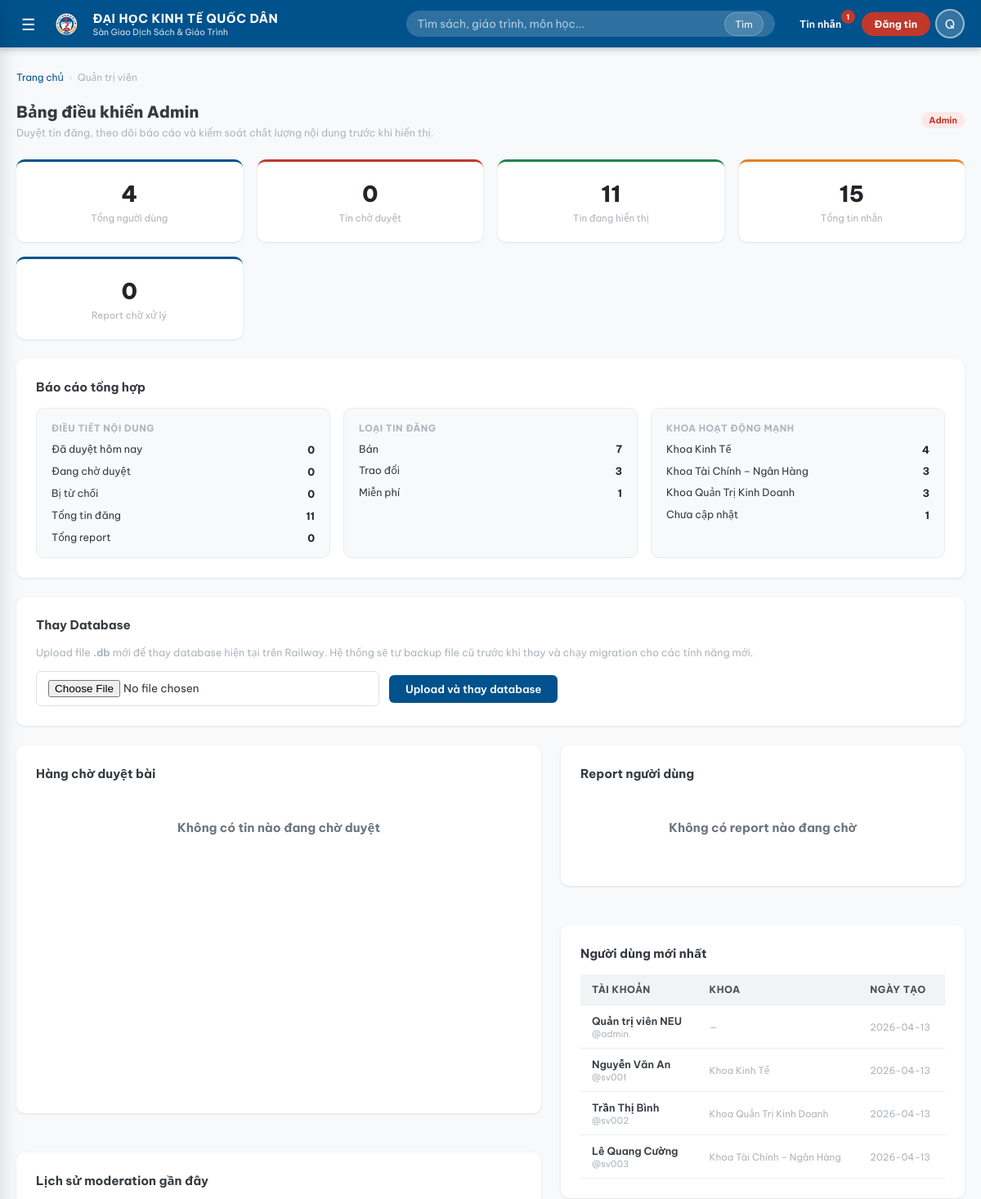
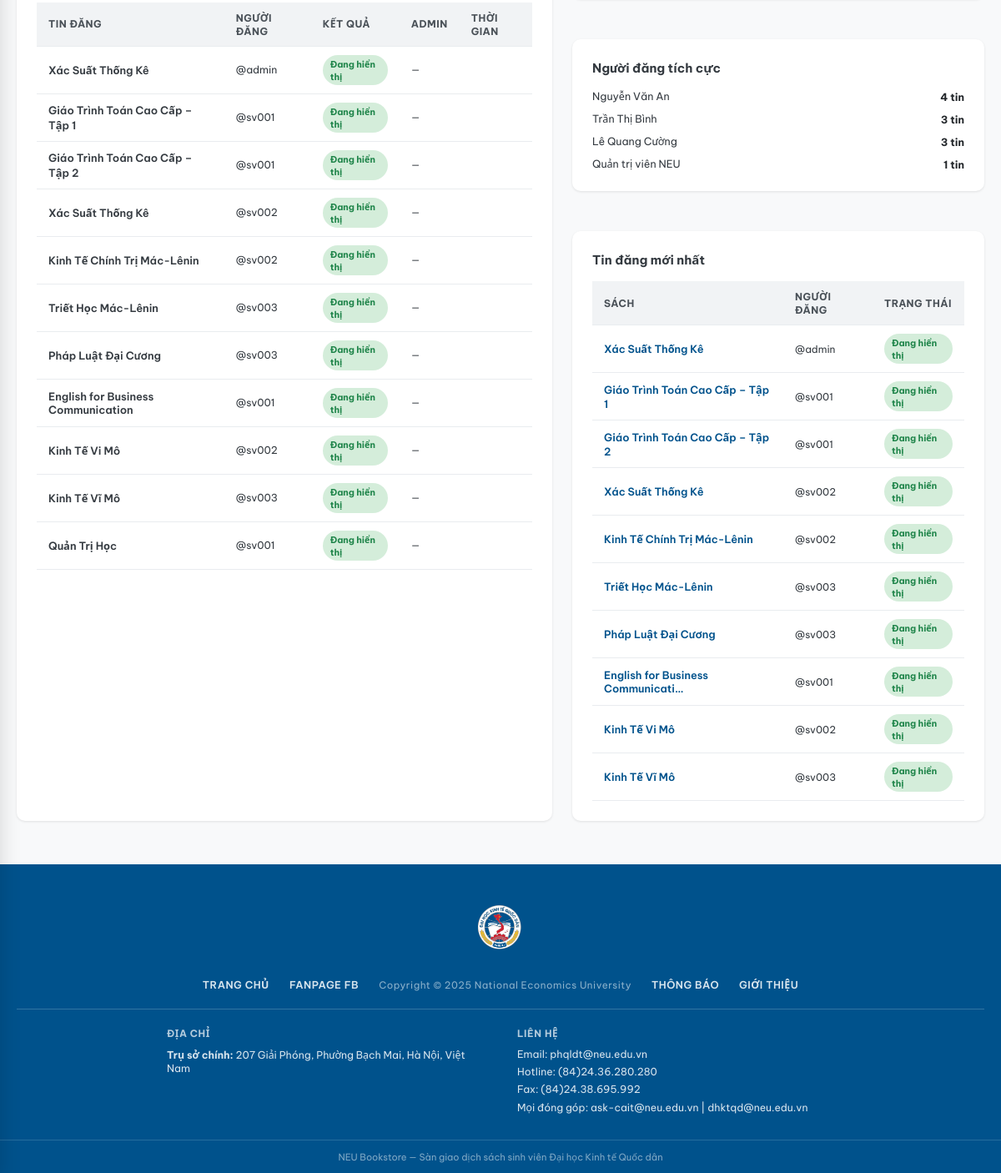
Page /admin (signed in) on the earlier database version (2 pictures, top to bottom).
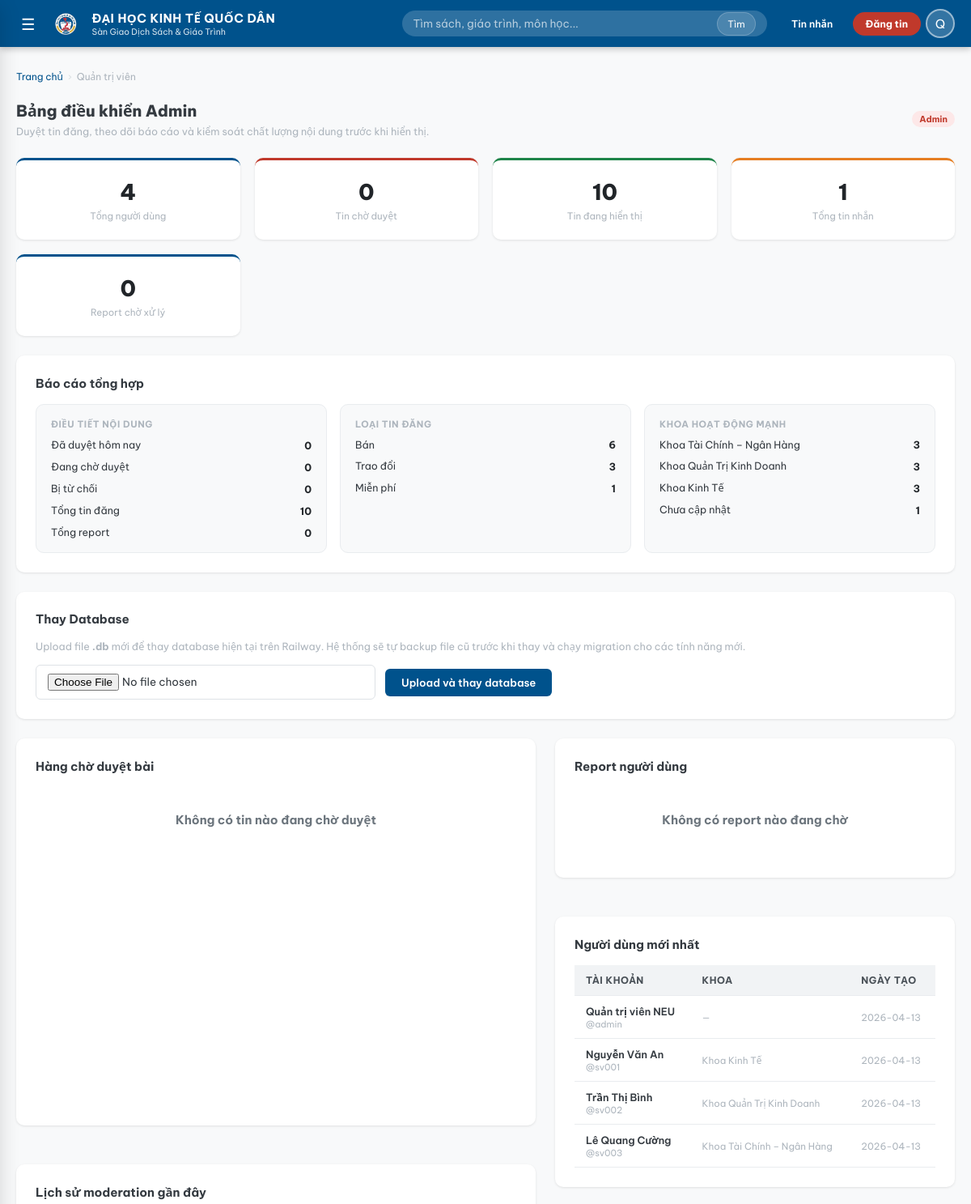
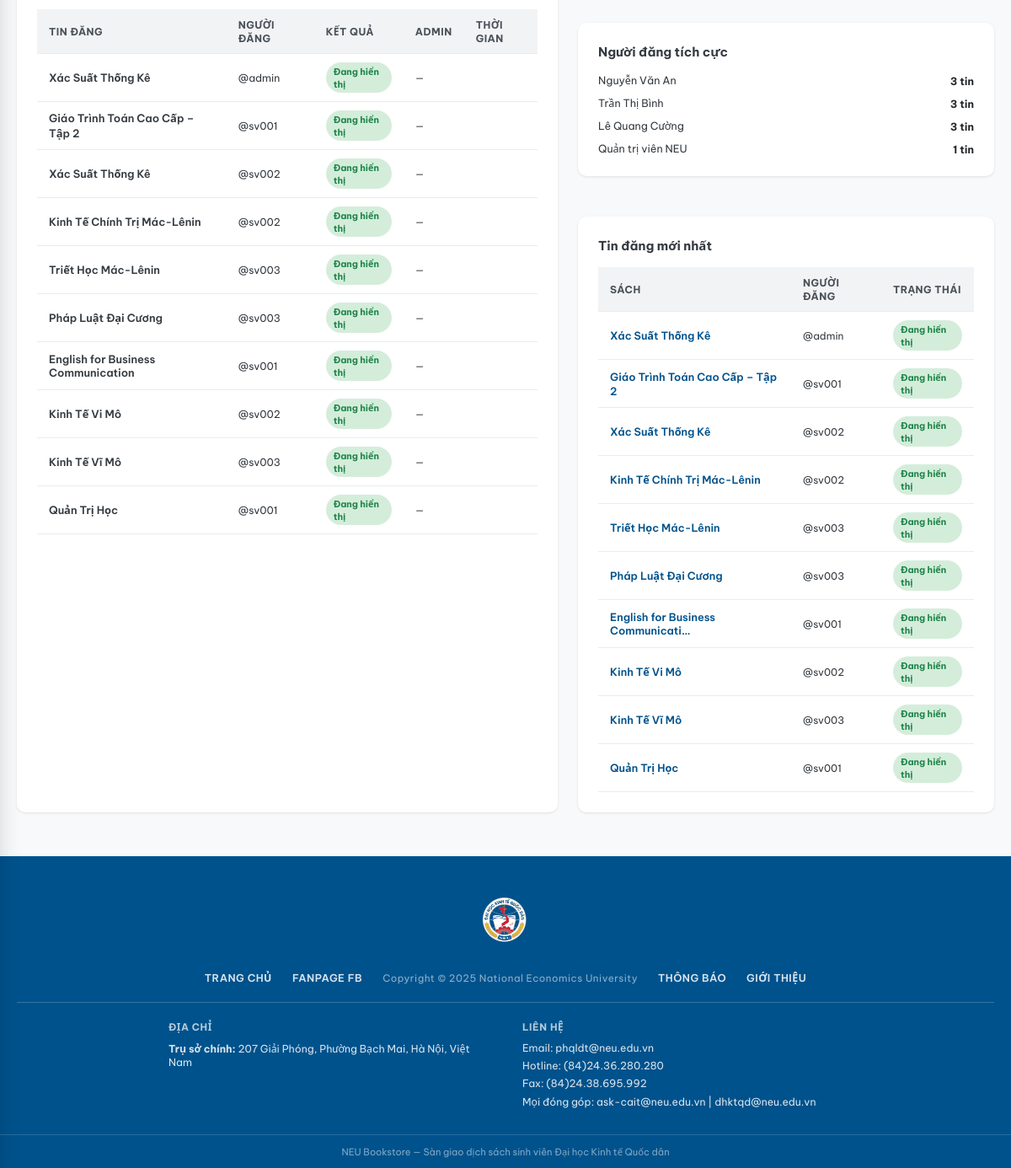
Same page on the later database version (2 pictures, top to bottom).
### tables this page shows
CREATE TABLE "listings" (
            id              INTEGER PRIMARY KEY AUTOINCREMENT,
            book_id         INTEGER REFERENCES books(id) ON DELETE CASCADE,
            seller_id       INTEGER REFERENCES users(id) ON DELETE CASCADE,
            listing_type    TEXT NOT NULL CHECK(listing_type IN ('sell','exchange','free')),
            price           REAL DEFAULT 0,
            condition       TEXT NOT NULL
                            CHECK(condition IN ('new','like_new','good','fair','poor')),
            notes           TEXT,
            status          TEXT DEFAULT 'active'
                            CHECK(status IN ('pending','active','rejected','sold','reserved','closed')),
            exchange_for    TEXT,
            moderated_by    INTEGER REFERENCES users(id) ON DELETE SET NULL,
            moderated_at    TIMESTAMP,
            moderation_note TEXT,
            views           INTEGER DEFAULT 0,
            created_at      TIMESTAMP DEFAULT CURRENT_TIMESTAMP,
            updated_at      TIMESTAMP DEFAULT CURRENT_TIMESTAMP
        );

CREATE TABLE books (
    id           INTEGER PRIMARY KEY AUTOINCREMENT,
    title        TEXT    NOT NULL,
    author       TEXT,
    isbn         TEXT,
    publisher    TEXT,
    publish_year INTEGER,
    edition      TEXT,
    category_id  INTEGER REFERENCES categories(id) ON DELETE SET NULL,
    faculty      TEXT,
    course_year  INTEGER,
    subject_code TEXT,
    description  TEXT,
    cover_emoji  TEXT    DEFAULT '📖',
    created_at   TIMESTAMP DEFAULT CURRENT_TIMESTAMP
, cover_image TEXT);

CREATE TABLE users (
    id            INTEGER PRIMARY KEY AUTOINCREMENT,
    username      TEXT    UNIQUE NOT NULL,
    password_hash TEXT    NOT NULL,
    full_name     TEXT,
    email         TEXT,
    phone         TEXT,
    student_id    TEXT    UNIQUE,
    faculty       TEXT,
    course_year   INTEGER,
    role          TEXT    DEFAULT 'student' CHECK(role IN ('student','admin')),
    bio           TEXT,
    rating_avg    REAL    DEFAULT 0,
    rating_count  INTEGER DEFAULT 0,
    created_at    TIMESTAMP DEFAULT CURRENT_TIMESTAMP
);

### app.py (the view)
@app.route("/admin")
@login_required
@admin_required
def admin():
    conn = get_db_connection()
    stats = conn.execute("""
        SELECT
          (SELECT COUNT(*) FROM users)                               total_users,
          (SELECT COUNT(*) FROM books)                               total_books,
          (SELECT COUNT(*) FROM listings)                            total_listings,
          (SELECT COUNT(*) FROM listings WHERE status='active')      active_listings,
          (SELECT COUNT(*) FROM listings WHERE status='pending')     pending_listings,
          (SELECT COUNT(*) FROM listings WHERE status='rejected')    rejected_listings,
          (SELECT COUNT(*) FROM user_reports WHERE status='pending') pending_reports,
          (SELECT COUNT(*) FROM user_reports)                        total_reports,
          (SELECT COUNT(*) FROM messages)                            total_messages,
          (SELECT COUNT(*) FROM listings
             WHERE moderated_at >= date('now'))                      moderated_today
    """).fetchone()
    recent_users = conn.execute(
        "SELECT * FROM users ORDER BY created_at DESC LIMIT 10"
    ).fetchall()
    pending_listings = conn.execute("""
        SELECT l.*, b.title, u.username seller, u.full_name seller_name
        FROM listings l
        JOIN books b ON b.id=l.book_id
        JOIN users u ON u.id=l.seller_id
        WHERE l.status='pending'
        ORDER BY l.created_at ASC
        LIMIT 20
    """).fetchall()
    recent_listings = conn.execute("""
        SELECT l.*, b.title, b.cover_image, u.username seller, u.full_name seller_name
        FROM listings l
        JOIN books b ON b.id=l.book_id
        JOIN users u ON u.id=l.seller_id
        ORDER BY l.created_at DESC LIMIT 10
    """).fetchall()
    listing_type_report = conn.execute("""
        SELECT listing_type, COUNT(*) total
        FROM listings
        GROUP BY listing_type
        ORDER BY total DESC
    """).fetchall()
    faculty_report = conn.execute("""
        SELECT COALESCE(u.faculty, 'Chưa cập nhật') faculty, COUNT(*) total
        FROM listings l
        JOIN users u ON u.id=l.seller_id
        WHERE l.status='active'
        GROUP BY COALESCE(u.faculty, 'Chưa cập nhật')
        ORDER BY total DESC
        LIMIT 8
    """).fetchall()
    top_sellers = conn.execute("""
        SELECT u.username, u.full_name, COUNT(*) total_listings
        FROM listings l
        JOIN users u ON u.id=l.seller_id
        WHERE l.status='active'
        GROUP BY u.id
        ORDER BY total_listings DESC, u.username ASC
        LIMIT 8
    """).fetchall()
    moderation_report = conn.execute("""
        SELECT l.id, b.title, l.status, l.moderated_at, l.moderation_note,
               u.username seller, a.username admin_name
        FROM listings l
        JOIN books b ON b.id=l.book_id
        JOIN users u ON u.id=l.seller_id
        LEFT JOIN users a ON a.id=l.moderated_by
        WHERE l.status IN ('active', 'rejected')
        ORDER BY COALESCE(l.moderated_at, l.updated_at) DESC
        LIMIT 12
    """).fetchall()
    pending_reports = conn.execute("""
        SELECT r.*, reporter.username reporter_username, reporter.full_name reporter_name,
               target.username target_username, target.full_name target_name,
               l.id listing_id, b.title listing_title
        FROM user_reports r
        JOIN users reporter ON reporter.id=r.reporter_id
        JOIN users target   ON target.id=r.reported_user_id
        LEFT JOIN listings l ON l.id=r.listing_id
        LEFT JOIN books b ON b.id=l.book_id
        WHERE r.status='pending'
        ORDER BY r.created_at ASC
        LIMIT 20
    """).fetchall()
    conn.close()
    return render_template(
        "admin.html",
        stats=stats,
        recent_users=recent_users,
        pending_listings=pending_listings,
        recent_listings=recent_listings,
        listing_type_report=listing_type_report,
        faculty_report=faculty_report,
        top_sellers=top_sellers,
        moderation_report=moderation_report,
        pending_reports=pending_reports,
    )

### app.py (called while the page is built)
def format_local_timestamp(value, fmt="%H:%M"):
    if not value:
        return ""
    try:
        dt = datetime.strptime(value, "%Y-%m-%d %H:%M:%S") + timedelta(hours=7)
        return dt.strftime(fmt)
    except ValueError:
        return value

def login_required(f):
    @wraps(f)
    def decorated(*args, **kwargs):
        if "user_id" not in session:
            flash("Vui lòng đăng nhập để tiếp tục.", "warning")
            return redirect(url_for("login"))
        return f(*args, **kwargs)
    return decorated

def admin_required(f):
    @wraps(f)
    def decorated(*args, **kwargs):
        if session.get("role") != "admin":
            flash("Không có quyền truy cập.", "danger")
            return redirect(url_for("home"))
        return f(*args, **kwargs)
    return decorated

def get_current_user():
    if "user_id" not in session:
        return None
    conn = get_db_connection()
    user = conn.execute("SELECT * FROM users WHERE id=?", (session["user_id"],)).fetchone()
    conn.close()
    return user

### templates/admin.html (shortened to what the changed rows need)
{% extends "base.html" %}
{% block content %}
<div class="container">
  <div style="display:flex;align-items:center;gap:10px;justify-content:space-between;flex-wrap:wrap;margin-bottom:24px">
    <div>
      <h1 style="font-size:1.3rem;font-weight:800">Bảng điều khiển Admin</h1>
    </div>
  </div>
  <div class="stats-grid" style="margin-bottom:24px">
    <div class="stat-card">
      <div class="stat-value">{{ stats.active_listings }}</div>
      <div class="stat-label">Tin đang hiển thị</div>
    </div>
    <div class="stat-card">
      <div class="stat-value">{{ stats.total_messages }}</div>
      <div class="stat-label">Tổng tin nhắn</div>
    </div>
  </div>
  <div class="panel" style="margin-bottom:24px">
    <div class="report-grid">
      <div class="report-card">
        <div class="report-list">
          <div class="report-row"><span>Tổng tin đăng</span><strong>{{ stats.total_listings }}</strong></div>
        </div>
      </div>
      <div class="report-card">
        <div class="report-list">
          {% for row in listing_type_report %}
            <div class="report-row">
              <span>{{ TYPE_LABELS.get(row.listing_type, (row.listing_type, ''))[0] }}</span>
              <strong>{{ row.total }}</strong>
            </div>
          {% endfor %}
        </div>
      </div>
      <div class="report-card">
        <div class="report-list">
          {% for row in faculty_report %}
            <div class="report-row">
              <span>{{ row.faculty }}</span>
              <strong>{{ row.total }}</strong>
            </div>
          {% endfor %}
        </div>
      </div>
    </div>
  </div>
  <div class="admin-grid">
    <div class="admin-stack">
      <div class="panel">
        <div class="table-wrap">
          <table>
            <thead>
              <tr>
                <th>Tin đăng</th>
                <th>Người đăng</th>
                <th>Kết quả</th>
                <th>Admin</th>
                <th>Thời gian</th>
              </tr>
            </thead>
            <tbody>
              {% for row in moderation_report %}
                {% set status_info = LISTING_STATUS_META.get(row.status, (row.status, 'badge-gray')) %}
                <tr>
                  <td>
                    <div style="font-weight:600;font-size:.86rem">{{ row.title }}</div>
                  </td>
                  <td style="font-size:.82rem">@{{ row.seller }}</td>
                  <td><span class="badge {{ status_info[1] }}">{{ status_info[0] }}</span></td>
                  <td style="font-size:.82rem">{{ row.admin_name or '—' }}</td>
                  <td style="font-size:.78rem;color:var(--gray-500)">{{ format_local_timestamp(row.moderated_at, '%d/%m %H:%M') }}</td>
                </tr>
              {% endfor %}
            </tbody>
          </table>
        </div>
      </div>
    </div>
    <div class="admin-stack">
      <div class="panel">
        <div class="table-wrap">
          <table>
            <thead>
              <tr>
                <th>Tài khoản</th>
                <th>Khoa</th>
                <th>Ngày tạo</th>
              </tr>
            </thead>
            <tbody>
              {% for u in recent_users %}
                <tr>
                  <td>
                    <div style="font-weight:600">{{ u.full_name or u.username }}</div>
                    <div style="font-size:.74rem;color:var(--gray-500)">@{{ u.username }}</div>
                  </td>
                  <td style="font-size:.78rem;color:var(--gray-500)">{{ u.faculty or '—' }}</td>
                  <td style="font-size:.78rem;color:var(--gray-500)">{{ u.created_at[:10] }}</td>
                </tr>
              {% endfor %}
            </tbody>
          </table>
        </div>
      </div>
      <div class="panel">
        <div class="report-list">
          {% for row in top_sellers %}
            <div class="report-row">
              <span>{{ row.full_name or row.username }}</span>
              <strong>{{ row.total_listings }} tin</strong>
            </div>
          {% endfor %}
        </div>
      </div>
      <div class="panel">
        <div class="table-wrap">
          <table>
            <thead>
              <tr>
                <th>Sách</th>
                <th>Người đăng</th>
                <th>Trạng thái</th>
              </tr>
            </thead>
            <tbody>
              {% for l in recent_listings %}
                {% set status_info = LISTING_STATUS_META.get(l.status, (l.status, 'badge-gray')) %}
                <tr>
                  <td>
                    <a href="{{ url_for('listing_detail', lid=l.id) }}"
                       style="font-size:.85rem;font-weight:600;color:var(--neu-blue)">
                      {{ l.title[:32] }}{% if l.title|length > 32 %}…{% endif %}
                    </a>
                  </td>
                  <td style="font-size:.8rem">@{{ l.seller }}</td>
                  <td><span class="badge {{ status_info[1] }}">{{ status_info[0] }}</span></td>
                </tr>
              {% endfor %}
            </tbody>
          </table>
        </div>
      </div>
    </div>
  </div>
</div>
{% endblock %}

### templates/base.html (shortened to what this page needs)
<!DOCTYPE html>
<html lang="vi">
<head>
  <link rel="stylesheet" href="{{ url_for('static', filename='css/style.css') }}">
</head>
<body>
<div class="page-wrapper">
  <header class="site-header">
    <div class="header-inner">
      <button class="header-menu-btn" id="menuBtn" title="Mở menu">☰</button>
      <a href="{{ url_for('home') }}" class="header-logo">
        <img src="{{ url_for('static', filename='images/neu-logo.png') }}" alt="NEU logo" class="header-logo-mark">
        <div class="header-logo-text">
          <span>ĐẠI HỌC KINH TẾ QUỐC DÂN</span>
          <span class="header-logo-sub">Sàn Giao Dịch Sách &amp; Giáo Trình</span>
        </div>
      </a>
      <form class="header-search" action="{{ url_for('listings') }}" method="GET">
        <input type="text" name="q" placeholder="Tìm sách, giáo trình, môn học..."
               value="{{ request.args.get('q','') }}">
        <button type="submit">Tìm</button>
      </form>
      <div class="header-actions">
        <a href="{{ url_for('messages') }}" class="header-btn" title="Tin nhắn">
          Tin nhắn
          {% if unread_count > 0 %}
            <span class="badge-count">{{ unread_count }}</span>
          {% endif %}
        </a>
        <a href="{{ url_for('post_listing') }}" class="btn-post-header">Đăng tin</a>
        <div class="header-account">
          <div class="header-avatar" id="avatarBtn">
            {{ current_user.full_name[0] if current_user and current_user.full_name else 'U' }}
          </div>
        </div>
      </div>
    </div>
  </header>
  <main class="main-content">
    {% block content %}{% endblock %}
  </main>
  <footer class="site-footer">
    <div class="footer-top">
      <div class="container">
        <div class="footer-logo-row">
          <img src="{{ url_for('static', filename='images/neu-logo.png') }}" alt="NEU logo" class="footer-logo-mark">
        </div>
        <div class="footer-nav-row">
          <a href="{{ url_for('home') }}">TRANG CHỦ</a>
          <a href="https://www.facebook.com/neu.edu.vn" target="_blank">FANPAGE FB</a>
          <span class="footer-copyright">Copyright © 2025 National Economics University</span>
          <a href="#">THÔNG BÁO</a>
          <a href="https://neu.edu.vn" target="_blank">GIỚI THIỆU</a>
        </div>
        <div class="footer-info-row">
          <div class="footer-info-block">
            <h4>Địa chỉ</h4>
            <div class="footer-info-item">
              <span><strong>Trụ sở chính:</strong> 207 Giải Phóng, Phường Bạch Mai, Hà Nội, Việt Nam</span>
            </div>
          </div>
          <div class="footer-info-block">
            <h4>Liên hệ</h4>
            <div class="footer-info-item">
              <span>Email: phqldt@neu.edu.vn</span>
            </div>
            <div class="footer-info-item">
              <span>Hotline: (84)24.36.280.280</span>
            </div>
            <div class="footer-info-item">
              <span>Fax: (84)24.38.695.992</span>
            </div>
            <div class="footer-info-item">
              <span>Mọi đóng góp: ask-cait@neu.edu.vn | dhktqd@neu.edu.vn</span>
            </div>
          </div>
        </div>
      </div>
    </div>
    <div class="footer-bottom">
      NEU Bookstore — Sàn giao dịch sách sinh viên Đại học Kinh tế Quốc dân
    </div>
  </footer>
</div>
</body>
</html>

Differences in the rows shown:
removed listings: title "Giáo Trình Toán Cao Cấp – Tập 1", seller "sv001", status_info "Đang hiển thị", admin_name "—"
now on one of the page's lists (row unchanged): listings: title "Quản Trị Học", seller "sv001"
computed for users "Nguyễn Văn An": total_listings "4" → "3"
Other differences:
{{ stats.active_listings }}: "11" → "10"
{{ stats.total_messages }}: "15" → "1"
{{ stats.total_listings }}: "11" → "10"
{{ unread_count }}: "1" → (not shown)
new list line: "Bán 6"
new list line: "Khoa Kinh Tế 3"
list line gone: "Bán 7"
list line gone: "Khoa Kinh Tế 4"
